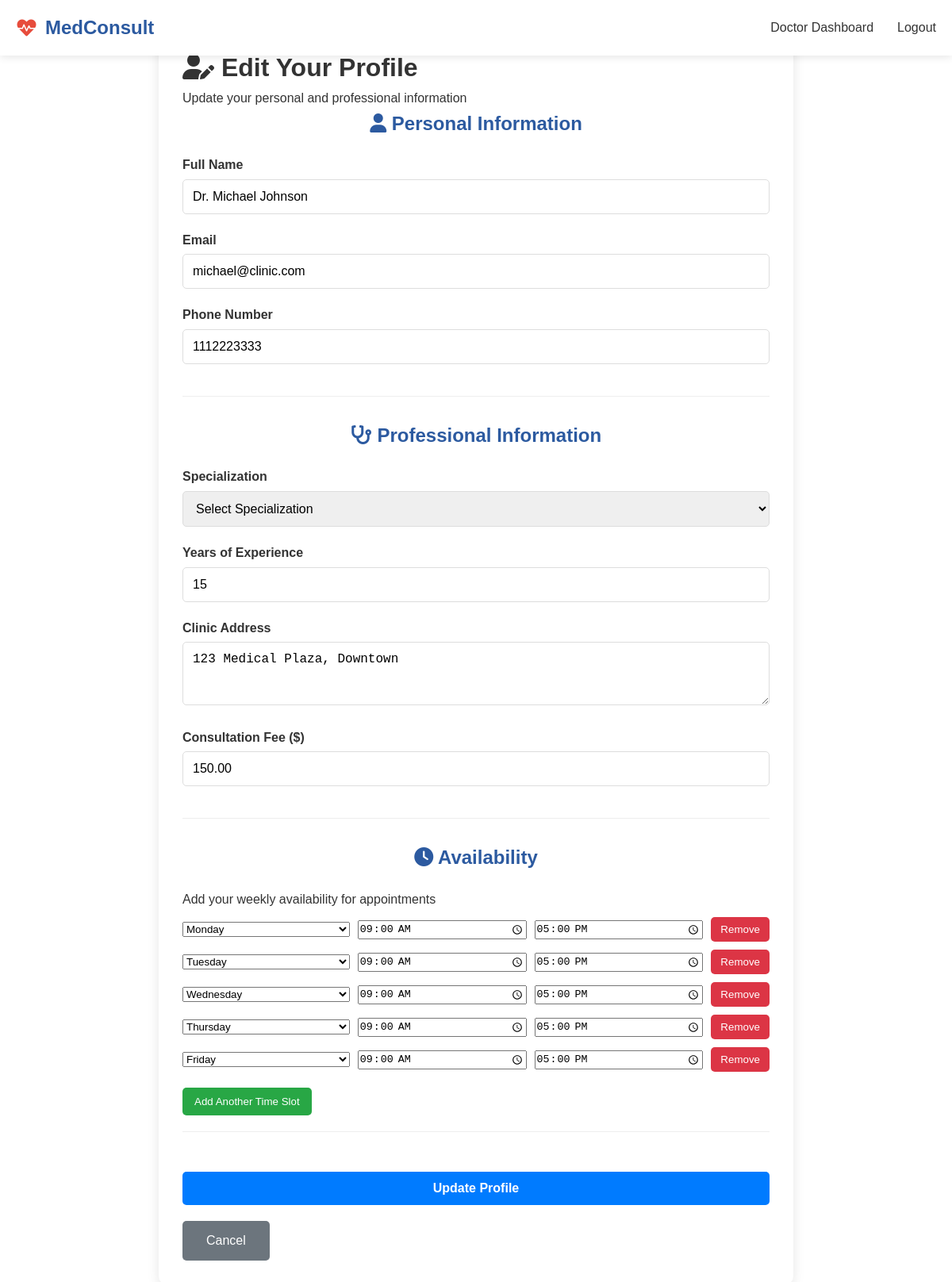
Screenshot of /edit-doctor-profile.php (signed in) with the database file from the repository.
### tables this page shows
CREATE TABLE doctors (
    id INT AUTO_INCREMENT PRIMARY KEY,
    user_id INT,
    specialization VARCHAR(100),
    experience_years INT,
    clinic_address TEXT,
    consultation_fee DECIMAL(10, 2),
    rating DECIMAL(3, 2) DEFAULT 0.00,
    FOREIGN KEY (user_id) REFERENCES users(id) ON DELETE CASCADE
);

CREATE TABLE users (
    id INT AUTO_INCREMENT PRIMARY KEY,
    full_name VARCHAR(100) NOT NULL,
    email VARCHAR(100) UNIQUE NOT NULL,
    phone VARCHAR(20),
    password VARCHAR(255) NOT NULL,
    user_type ENUM('patient', 'doctor') DEFAULT 'patient',
    created_at TIMESTAMP DEFAULT CURRENT_TIMESTAMP,
    last_login TIMESTAMP NULL
);

CREATE TABLE doctor_availability (
    id INT AUTO_INCREMENT PRIMARY KEY,
    doctor_id INT,
    day_of_week ENUM('Monday', 'Tuesday', 'Wednesday', 'Thursday', 'Friday', 'Saturday', 'Sunday'),
    start_time TIME,
    end_time TIME,
    FOREIGN KEY (doctor_id) REFERENCES doctors(id) ON DELETE CASCADE
);

### edit-doctor-profile.php (the view, shortened to what this page needs)
<?php
$servername = "localhost";
$username = "root";
$password = "";
$dbname = "medconsult_db";
$conn = new mysqli($servername, $username, $password, $dbname);
$user_id = $_SESSION['user_id'];
$doctor_sql = "SELECT d.*, u.full_name, u.email, u.phone FROM doctors d JOIN users u ON d.user_id = u.id WHERE d.user_id = ?";
$stmt = $conn->prepare($doctor_sql);
$stmt->bind_param("i", $user_id);
$stmt->execute();
$doctor_result = $stmt->get_result();
$doctor = $doctor_result->fetch_assoc();
$availability_sql = "SELECT * FROM doctor_availability WHERE doctor_id = ? ORDER BY FIELD(day_of_week, 'Monday', 'Tuesday', 'Wednesday', 'Thursday', 'Friday', 'Saturday', 'Sunday')";
$stmt = $conn->prepare($availability_sql);
$stmt->bind_param("i", $doctor['id']);
$stmt->execute();
$availability_result = $stmt->get_result();
$availability = [];
while ($row = $availability_result->fetch_assoc()) {
    $availability[] = $row;
}
$days_of_week = ['Monday', 'Tuesday', 'Wednesday', 'Thursday', 'Friday', 'Saturday', 'Sunday'];
$fullName = $doctor['full_name'];
$email = $doctor['email'];
$phone = $doctor['phone'];
$experience = $doctor['experience_years'];
$clinicAddress = $doctor['clinic_address'];
$consultationFee = $doctor['consultation_fee'];
?>
<!DOCTYPE html>
<html lang="en">
<head>
    <link rel="stylesheet" href="styles.css">
    <link href="https://cdnjs.cloudflare.com/ajax/libs/font-awesome/6.0.0/css/all.min.css" rel="stylesheet">
</head>
<body>
    <header>
        <nav class="navbar">
            <div class="nav-container">
                <div class="logo">
                    <i class="fas fa-heartbeat"></i>
                    <span>MedConsult</span>
                </div>
                <ul class="nav-menu">
                    <li><a href="/Medical consultation system/doctor-dashboard.php">Doctor Dashboard</a></li>
                    <li><a href="/Medical consultation system/logout.php">Logout</a></li>
                </ul>
            </div>
        </nav>
    </header>
    <main>
        <div class="form-container">
            <h1><i class="fas fa-user-edit"></i> Edit Your Profile</h1>
            <p>Update your personal and professional information</p>
            <form method="POST" action="edit-doctor-profile.php">
                <div class="form-section">
                    <h2><i class="fas fa-user"></i> Personal Information</h2>
                    <div class="form-group">
                        <label for="fullName">Full Name</label>
                        <input type="text" id="fullName" name="fullName" value="<?php echo htmlspecialchars($fullName); ?>" required>
                    </div>
                    <div class="form-group">
                        <label for="email">Email</label>
                        <input type="email" id="email" name="email" value="<?php echo htmlspecialchars($email); ?>" required>
                    </div>
                    <div class="form-group">
                        <label for="phone">Phone Number</label>
                        <input type="text" id="phone" name="phone" value="<?php echo htmlspecialchars($phone); ?>" required>
                    </div>
                </div>
                <div class="form-section">
                    <h2><i class="fas fa-stethoscope"></i> Professional Information</h2>
                    <div class="form-group">
                        <label for="specialization">Specialization</label>
                        <select id="specialization" name="specialization" required>
                            <option value="">Select Specialization</option>
                        </select>
                    </div>
                    <div class="form-group">
                        <label for="experience">Years of Experience</label>
                        <input type="number" id="experience" name="experience" min="0" max="50" value="<?php echo $experience; ?>" required>
                    </div>
                    <div class="form-group">
                        <label for="clinicAddress">Clinic Address</label>
                        <textarea id="clinicAddress" name="clinicAddress" rows="3" required><?php echo htmlspecialchars($clinicAddress); ?></textarea>
                    </div>
                    <div class="form-group">
                        <label for="consultationFee">Consultation Fee ($)</label>
                        <input type="number" id="consultationFee" name="consultationFee" min="0" step="0.01" value="<?php echo $consultationFee; ?>" required>
                    </div>
                </div>
                <div class="form-section">
                    <h2><i class="fas fa-clock"></i> Availability</h2>
                    <p>Add your weekly availability for appointments</p>
                    <div class="availability-slots" id="availabilitySlots">
                        <?php if (!empty($availability)): ?>
                            <?php foreach ($availability as $index => $slot): ?>
                                <div class="availability-slot">
                                    <select name="days[]" required>
                                        <?php foreach ($days_of_week as $day): ?>
                                            <option value="<?php echo $day; ?>" <?php echo ($slot['day_of_week'] == $day) ? 'selected' : ''; ?>><?php echo $day; ?></option>
                                        <?php endforeach; ?>
                                    </select>
                                    <input type="time" name="start_times[]" value="<?php echo $slot['start_time']; ?>" required>
                                    <input type="time" name="end_times[]" value="<?php echo $slot['end_time']; ?>" required>
                                    <button type="button" class="btn-remove" onclick="removeSlot(this)">Remove</button>
                                </div>
                            <?php endforeach; ?>
                        <?php endif; ?>
                    </div>
                    <button type="button" class="btn-add" onclick="addSlot()">Add Another Time Slot</button>
                </div>
                <button type="submit" class="btn-submit">Update Profile</button>
                <a href="doctor-dashboard.php" class="btn-cancel">Cancel</a>
            </form>
        </div>
    </main>
</body>
</html>

### styles.css (style rules this page uses)
* { margin: 0; padding: 0; box-sizing: border-box; }
body { font-family: 'Arial', sans-serif; line-height: 1.6; color: #333; }
.navbar { background: #fff; box-shadow: 0 2px 10px rgba(0,0,0,0.1); position: fixed; width: 100%; top: 0; z-index: 1000; }
.nav-container { max-width: 1200px; margin: 0 auto; padding: 0 20px; display: flex; justify-content: space-between; align-items: center; height: 70px; }
.logo { display: flex; align-items: center; font-size: 24px; font-weight: bold; color: #2c5aa0; }
.logo i { margin-right: 10px; color: #e74c3c; }
.nav-menu { display: flex; list-style: none; align-items: center; }
.nav-menu li { margin-left: 30px; }
.nav-menu a { text-decoration: none; color: #333; font-weight: 500; transition: color 0.3s; }
.form-container { max-width: 400px; margin: 120px auto 50px; padding: 40px; background: white; border-radius: 10px; box-shadow: 0 5px 15px rgba(0,0,0,0.1); }
.form-container h2 { text-align: center; margin-bottom: 30px; color: #2c5aa0; }
.form-group { margin-bottom: 20px; }
.form-group label { display: block; margin-bottom: 5px; font-weight: bold; color: #333; }
.form-group input { width: 100%; padding: 12px; border: 2px solid #ddd; border-radius: 5px; font-size: 16px; transition: border-color 0.3s; }
.btn-submit { width: 100%; background: #2c5aa0; color: white; padding: 12px; border: none; border-radius: 5px; font-size: 16px; font-weight: bold; cursor: pointer; transition: background 0.3s; }

### edit-doctor-profile.php (style rules this page uses)
.form-container { max-width: 800px; margin: 30px auto; background: white; padding: 30px; border-radius: 10px; box-shadow: 0 5px 15px rgba(0,0,0,0.1); }
.form-group { margin-bottom: 20px; }
.form-group label { display: block; margin-bottom: 5px; font-weight: bold; color: #333; }
.form-group input, .form-group select, .form-group textarea { width: 100%; padding: 12px; border: 1px solid #ddd; border-radius: 5px; font-size: 16px; box-sizing: border-box; }
.availability-slots { margin-top: 10px; }
.availability-slot { display: flex; gap: 10px; margin-bottom: 10px; align-items: center; }
.availability-slot select, .availability-slot input { flex: 1; }
.btn-remove { background: #dc3545; color: white; border: none; padding: 8px 12px; border-radius: 5px; cursor: pointer; }
.btn-add { background: #28a745; color: white; border: none; padding: 10px 15px; border-radius: 5px; cursor: pointer; margin-top: 10px; }
.btn-submit { background: #007bff; color: white; border: none; padding: 12px 30px; border-radius: 5px; cursor: pointer; font-size: 16px; margin-top: 20px; }
.btn-cancel { background: #6c757d; color: white; border: none; padding: 12px 30px; border-radius: 5px; cursor: pointer; font-size: 16px; margin-top: 20px; text-decoration: none; display: inline-block; }
.form-section { margin-bottom: 30px; padding-bottom: 20px; border-bottom: 1px solid #eee; }
.form-section h2 { color: #2c5aa0; margin-bottom: 20px; }

### rows the page displays
doctors: fullName "Dr. Michael Johnson", email "michael@clinic.com", phone "1112223333", experience "15", clinicAddress "123 Medical Plaza, Downtown", consultationFee "150.00"
doctor_availability: day_of_week "Monday", start_time "09:00:00", end_time "17:00:00"
doctor_availability: day_of_week "Tuesday", start_time "09:00:00", end_time "17:00:00"
doctor_availability: day_of_week "Wednesday", start_time "09:00:00", end_time "17:00:00"
doctor_availability: day_of_week "Thursday", start_time "09:00:00", end_time "17:00:00"
doctor_availability: day_of_week "Friday", start_time "09:00:00", end_time "17:00:00"
